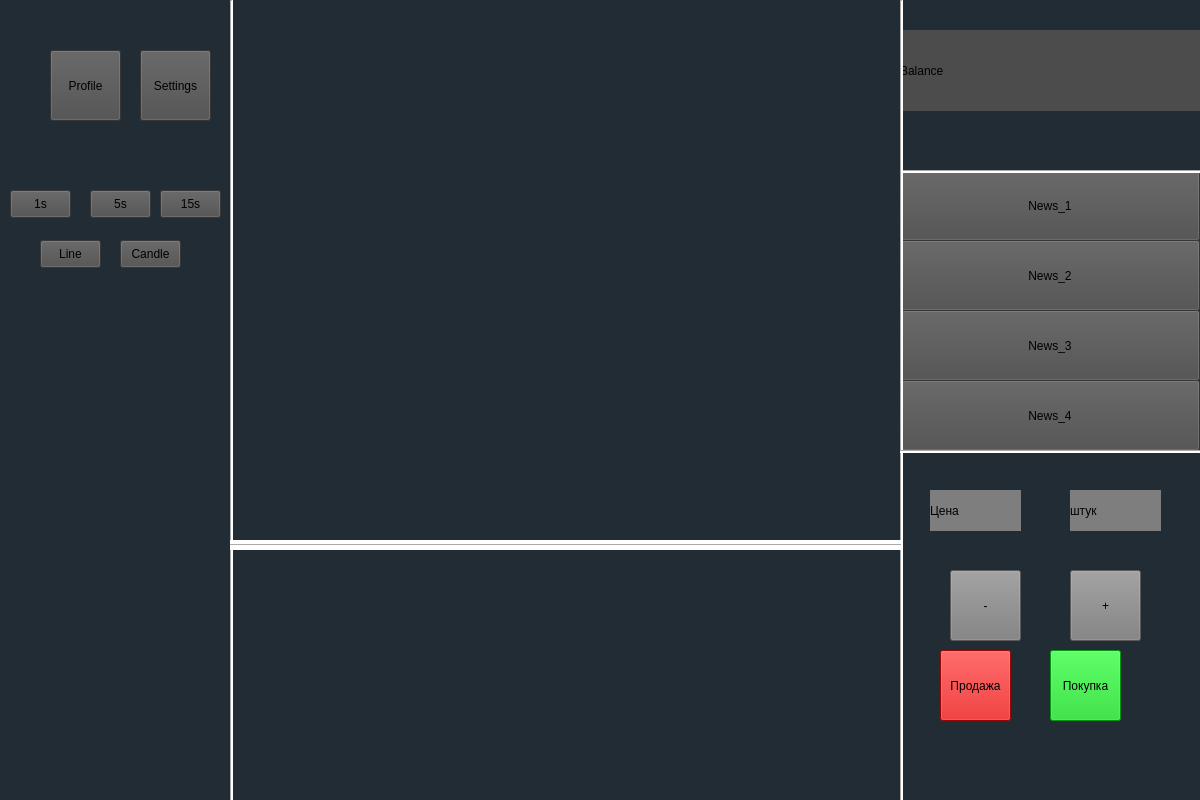
<?xml version="1.0" encoding="UTF-8"?>
<ui version="4.0">
 <class>MainWindow</class>
 <widget class="QMainWindow" name="MainWindow">
  <property name="geometry">
   <rect>
    <x>0</x>
    <y>0</y>
    <width>1200</width>
    <height>800</height>
   </rect>
  </property>
  <property name="windowTitle">
   <string>MainWindow</string>
  </property>
  <property name="styleSheet">
   <string notr="true">background-color: rgba(33, 44, 53, 255);</string>
  </property>
  <widget class="QWidget" name="centralwidget">
   <widget class="QPushButton" name="btn_in_1s">
    <property name="geometry">
     <rect>
      <x>10</x>
      <y>190</y>
      <width>61</width>
      <height>28</height>
     </rect>
    </property>
    <property name="styleSheet">
     <string notr="true">background-color: rgb(77, 77, 77);</string>
    </property>
    <property name="text">
     <string>1s</string>
    </property>
   </widget>
   <widget class="QPushButton" name="btn_in_5s">
    <property name="geometry">
     <rect>
      <x>90</x>
      <y>190</y>
      <width>61</width>
      <height>28</height>
     </rect>
    </property>
    <property name="styleSheet">
     <string notr="true">background-color: rgb(77, 77, 77);</string>
    </property>
    <property name="text">
     <string>5s</string>
    </property>
   </widget>
   <widget class="QPushButton" name="btn_in_15s">
    <property name="geometry">
     <rect>
      <x>160</x>
      <y>190</y>
      <width>61</width>
      <height>28</height>
     </rect>
    </property>
    <property name="styleSheet">
     <string notr="true">background-color: rgb(77, 77, 77);</string>
    </property>
    <property name="text">
     <string>15s</string>
    </property>
   </widget>
   <widget class="QPushButton" name="btn_type_gr_line">
    <property name="geometry">
     <rect>
      <x>40</x>
      <y>240</y>
      <width>61</width>
      <height>28</height>
     </rect>
    </property>
    <property name="styleSheet">
     <string notr="true">background-color: rgb(77, 77, 77);</string>
    </property>
    <property name="text">
     <string>Line</string>
    </property>
   </widget>
   <widget class="QPushButton" name="btn_type_gr_candle">
    <property name="geometry">
     <rect>
      <x>120</x>
      <y>240</y>
      <width>61</width>
      <height>28</height>
     </rect>
    </property>
    <property name="styleSheet">
     <string notr="true">background-color: rgb(77, 77, 77);</string>
    </property>
    <property name="text">
     <string>Candle</string>
    </property>
   </widget>
   <widget class="QLabel" name="balance">
    <property name="geometry">
     <rect>
      <x>900</x>
      <y>30</y>
      <width>300</width>
      <height>81</height>
     </rect>
    </property>
    <property name="styleSheet">
     <string notr="true">background-color: rgb(76, 76, 76);</string>
    </property>
    <property name="text">
     <string>Balance</string>
    </property>
   </widget>
   <widget class="QPushButton" name="Profile">
    <property name="geometry">
     <rect>
      <x>50</x>
      <y>50</y>
      <width>71</width>
      <height>71</height>
     </rect>
    </property>
    <property name="styleSheet">
     <string notr="true">background-color: rgb(76, 76, 76);</string>
    </property>
    <property name="text">
     <string>Profile</string>
    </property>
   </widget>
   <widget class="QPushButton" name="Settings">
    <property name="geometry">
     <rect>
      <x>140</x>
      <y>50</y>
      <width>71</width>
      <height>71</height>
     </rect>
    </property>
    <property name="styleSheet">
     <string notr="true">background-color: rgb(76, 76, 76);</string>
    </property>
    <property name="text">
     <string>Settings</string>
    </property>
   </widget>
   <widget class="QPushButton" name="btn_news_1">
    <property name="geometry">
     <rect>
      <x>900</x>
      <y>170</y>
      <width>300</width>
      <height>71</height>
     </rect>
    </property>
    <property name="font">
     <font>
      <weight>50</weight>
      <italic>false</italic>
      <bold>false</bold>
      <stylestrategy>PreferDefault</stylestrategy>
     </font>
    </property>
    <property name="styleSheet">
     <string notr="true">background-color: rgb(76, 76, 76);
gridline-color: rgb(255, 255, 255);</string>
    </property>
    <property name="text">
     <string>News_1</string>
    </property>
   </widget>
   <widget class="QPushButton" name="btn_news_2">
    <property name="geometry">
     <rect>
      <x>900</x>
      <y>240</y>
      <width>300</width>
      <height>71</height>
     </rect>
    </property>
    <property name="styleSheet">
     <string notr="true">background-color: rgb(76, 76, 76);</string>
    </property>
    <property name="text">
     <string>News_2</string>
    </property>
   </widget>
   <widget class="QPushButton" name="btn_news_3">
    <property name="geometry">
     <rect>
      <x>900</x>
      <y>310</y>
      <width>300</width>
      <height>71</height>
     </rect>
    </property>
    <property name="styleSheet">
     <string notr="true">background-color: rgb(76, 76, 76);</string>
    </property>
    <property name="text">
     <string>News_3</string>
    </property>
   </widget>
   <widget class="QPushButton" name="btn_news_4">
    <property name="geometry">
     <rect>
      <x>900</x>
      <y>380</y>
      <width>300</width>
      <height>71</height>
     </rect>
    </property>
    <property name="styleSheet">
     <string notr="true">background-color: rgb(76, 76, 76);</string>
    </property>
    <property name="text">
     <string>News_4</string>
    </property>
   </widget>
   <widget class="Line" name="line">
    <property name="geometry">
     <rect>
      <x>900</x>
      <y>170</y>
      <width>300</width>
      <height>3</height>
     </rect>
    </property>
    <property name="styleSheet">
     <string notr="true">background-color: rgb(255, 255, 255);</string>
    </property>
    <property name="orientation">
     <enum>Qt::Horizontal</enum>
    </property>
   </widget>
   <widget class="Line" name="line_2">
    <property name="geometry">
     <rect>
      <x>900</x>
      <y>0</y>
      <width>3</width>
      <height>800</height>
     </rect>
    </property>
    <property name="styleSheet">
     <string notr="true">background-color: rgb(255, 255, 255);</string>
    </property>
    <property name="orientation">
     <enum>Qt::Vertical</enum>
    </property>
   </widget>
   <widget class="Line" name="line_3">
    <property name="geometry">
     <rect>
      <x>900</x>
      <y>450</y>
      <width>300</width>
      <height>3</height>
     </rect>
    </property>
    <property name="styleSheet">
     <string notr="true">background-color: rgb(255, 255, 255);</string>
    </property>
    <property name="orientation">
     <enum>Qt::Horizontal</enum>
    </property>
   </widget>
   <widget class="QPushButton" name="s_sale">
    <property name="geometry">
     <rect>
      <x>940</x>
      <y>650</y>
      <width>71</width>
      <height>71</height>
     </rect>
    </property>
    <property name="styleSheet">
     <string notr="true">background-color: rgb(209, 9, 9);</string>
    </property>
    <property name="text">
     <string>Продажа</string>
    </property>
   </widget>
   <widget class="QPushButton" name="s_buy">
    <property name="geometry">
     <rect>
      <x>1050</x>
      <y>650</y>
      <width>71</width>
      <height>71</height>
     </rect>
    </property>
    <property name="styleSheet">
     <string notr="true">background-color: rgb(209, 9, 9);
background-color: rgb(12, 208, 28);</string>
    </property>
    <property name="text">
     <string>Покупка</string>
    </property>
   </widget>
   <widget class="QPushButton" name="s_plus">
    <property name="geometry">
     <rect>
      <x>1070</x>
      <y>570</y>
      <width>71</width>
      <height>71</height>
     </rect>
    </property>
    <property name="styleSheet">
     <string notr="true">background-color: rgb(126, 126, 126);</string>
    </property>
    <property name="text">
     <string>+</string>
    </property>
   </widget>
   <widget class="QPushButton" name="s_minus">
    <property name="geometry">
     <rect>
      <x>950</x>
      <y>570</y>
      <width>71</width>
      <height>71</height>
     </rect>
    </property>
    <property name="styleSheet">
     <string notr="true">background-color: rgb(126, 126, 126);</string>
    </property>
    <property name="text">
     <string>-</string>
    </property>
   </widget>
   <widget class="QLabel" name="s_price">
    <property name="geometry">
     <rect>
      <x>930</x>
      <y>490</y>
      <width>91</width>
      <height>41</height>
     </rect>
    </property>
    <property name="styleSheet">
     <string notr="true">background-color: rgb(126, 126, 126);</string>
    </property>
    <property name="text">
     <string>Цена</string>
    </property>
   </widget>
   <widget class="QLabel" name="s_count">
    <property name="geometry">
     <rect>
      <x>1070</x>
      <y>490</y>
      <width>91</width>
      <height>41</height>
     </rect>
    </property>
    <property name="styleSheet">
     <string notr="true">background-color: rgb(126, 126, 126);</string>
    </property>
    <property name="text">
     <string>штук</string>
    </property>
   </widget>
   <widget class="Line" name="line_4">
    <property name="geometry">
     <rect>
      <x>230</x>
      <y>0</y>
      <width>3</width>
      <height>800</height>
     </rect>
    </property>
    <property name="styleSheet">
     <string notr="true">background-color: rgb(255, 255, 255);</string>
    </property>
    <property name="orientation">
     <enum>Qt::Vertical</enum>
    </property>
   </widget>
   <widget class="Line" name="line_5">
    <property name="geometry">
     <rect>
      <x>230</x>
      <y>540</y>
      <width>671</width>
      <height>10</height>
     </rect>
    </property>
    <property name="styleSheet">
     <string notr="true">background-color: rgb(255, 255, 255);</string>
    </property>
    <property name="orientation">
     <enum>Qt::Horizontal</enum>
    </property>
   </widget>
  </widget>
 </widget>
 <resources/>
 <connections/>
</ui>
